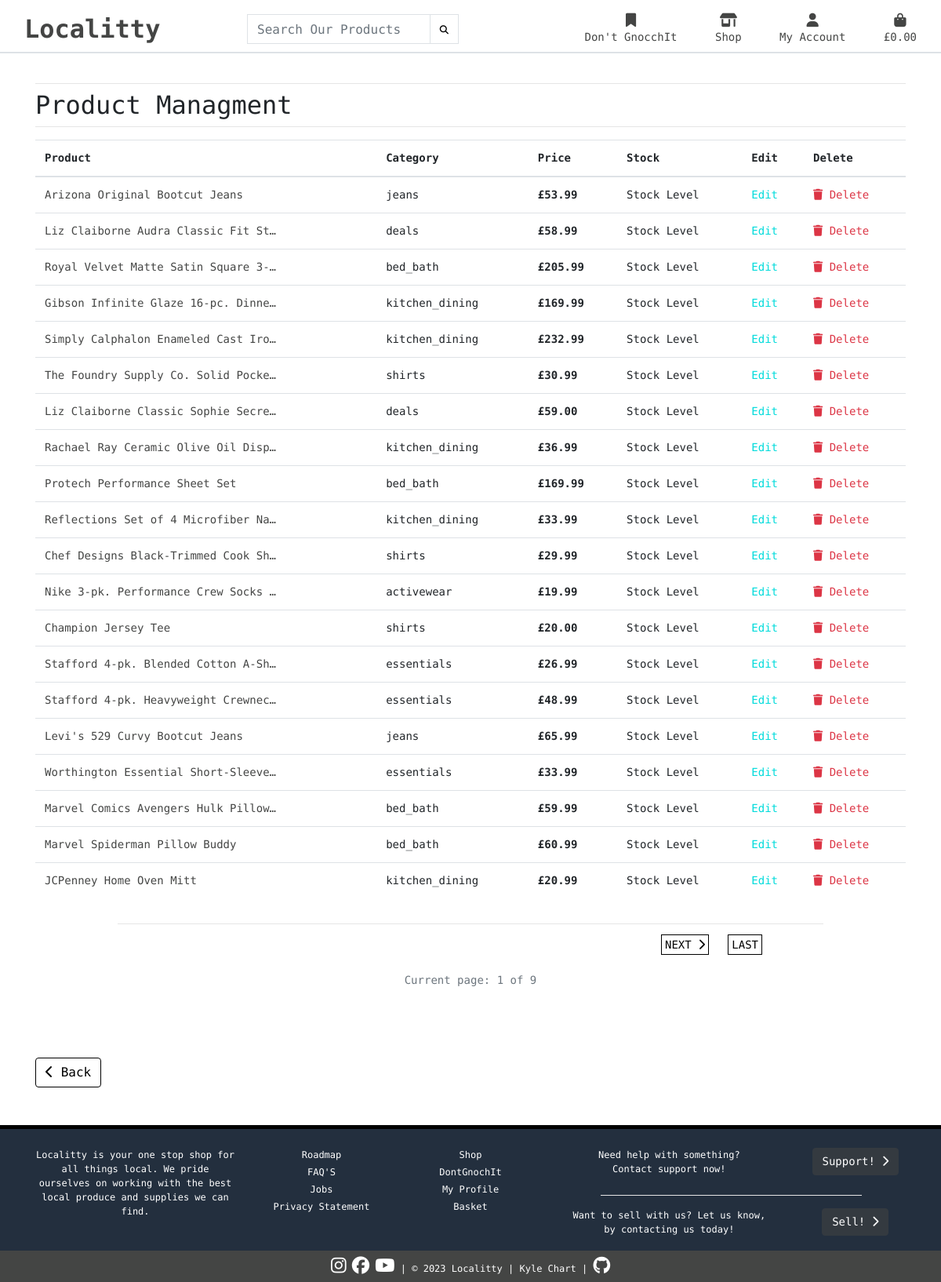
/profile/product-managment/ (signed in), run on the app's committed database.
### products/models.py (models this page shows, shortened)
class Product(models.Model):
    category = models.ForeignKey(
        'Category', null=True, blank=True, on_delete=models.SET_NULL)
    sku = models.CharField(max_length=254, blank=True, null=True)
    name = models.CharField(max_length=180, null=True, blank=True)
    description = models.TextField()
    rating = models.DecimalField(max_digits=6, decimal_places=2)
    price = models.DecimalField(max_digits=6, decimal_places=2)
    image_url = models.URLField(max_length=1024, blank=True, null=True)
    image = models.ImageField(blank=True, null=True)
    class Meta:
        verbose_name_plural = 'Products'

class Category(models.Model):
    name = models.CharField(max_length=180)
    friendly_name = models.CharField(max_length=180, blank=True, null=True)
    image_url = models.URLField(max_length=1024, blank=True, null=True)
    image = models.ImageField(blank=True, null=True)
    def __str__(self):
        return self.name
    class Meta:
        verbose_name_plural = 'Category'

### profiles/views.py (the view)
# urls.py: path('product-managment/', views.renderproductmanagment,
@login_required
def renderproductmanagment(request):
    product = Product.objects.all()
    p = Paginator(product, 20)
    page = request.GET.get('page')
    paginate = p.get_page(page)
    template = 'product_managment.html'
    context = {
        'products': product,
        'paginate': paginate,
    }
    return render(request, template, context)

### profiles/templates/product_managment.html (shortened to what this page needs)
{% extends "base.html" %}
{% load static %}
{% block pageheader %}
    <div class="container header-container">
    </div>
{% endblock %}
{% block content %}
<div class="container">
    <div class="row">
        <div class="col">
            <hr class="mb-2">
                <h2 class="page-title">Product Managment</h2>
            <hr class="mt-2">
        </div>
    </div>
</div>
<div class="container">
    <div class="row">
        <div class="col-12">
            <div class="table-responsive">
                <table class="table table-lg order-history">
                    <thead>
                        <tr>
                            <th>Product</th>
                            <th>Category</th>
                            <th>Price</th>
                            <th>Stock</th>
                            <th>Edit</th>
                            <th>Delete</th>
                        </tr>
                    </thead>
                    <tbody>
                        {% for product in paginate %}
                            <tr>
                                <td><a class="product-hover" href="{% url 'product_detail' product.id %}" aria-label="Opens the product detail view for the selected product">{{ product.name|truncatechars:35 }}</a></td>
                                <td>{{ product.category }}</td>
                                <td><strong>£{{ product.price }}</strong></td>
                                <td>Stock Level</td>
                                <td><a href="" class="product-edit" aria-label="Allows the admin to edit the selected product">Edit</a></td>
                                <td><a href="" class="text-danger" aria-label="Allows the admin to delete the selected product"><i class="fas fa-trash"></i> Delete</a></td>
                            </tr>
                        {% endfor %}
                    </tbody>
                </table>
            </div>
        </div>
    </div>
</div>
<hr class="w-75">
<div class="row text-center">
    <div class="col-6">
    </div>
    <div class="col-6 align-self-end">
        {% if paginate.has_next %}
        <div class="col-12 mr-5">
            <a href="?page={{paginate.next_page_number}}" class="btn-paginate p-1 mr-3">NEXT <i class="fas fa-chevron-right"></i></a>
            <a href="?page={{paginate.paginator.num_pages}}" class="btn-paginate p-1">LAST</a>
        </div>
        {% endif %}
    </div>
</div>
<div class="row">
    <div class="col-12 text-center mt-4">
        <p class="text-muted">Current page: {{ paginate.number }} of {{ paginate.paginator.num_pages }}</p>
    </div>
</div>
<div class="row mt-4 mb-5">
    <div class="container mt-5">
        <a href="{% url 'admin' %}" aria-label="Send the user back to the admin page" class="btn btn-outline-black"><i class="fas fa-chevron-left"></i> Back</a>
    </div>
</div>
{% endblock %}

### static/css/base.css (style rules this page uses)
html { height: 100%; }
body { font-family: 'Roboto Mono', monospace, sans-serif, 'Times New Roman', Times, serif; min-height: 100vh; padding: 0; height: calc(100vh - 90px); font-size: 14px; }
a { color: #444544; text-decoration: none; }
.order-history { max-height: 450px; overflow-y: auto; }
.product-edit { color: rgb(0, 219, 219); }
.btn-paginate { background: white; color: black !important; border: 1px solid black; padding: 3px 2px 3px 2px; }
.btn-outline-black { background: white; color: black !important; border: 1.5px solid black; }
@media (min-width: 992px) { .header-container { padding-top: 90px; } }

### data on the page
Product: name "Arizona Original Bootcut Jeans", category "jeans", price "53.99"
Product: name "Liz Claiborne Audra Classic Fit St…", category "deals", price "58.99"
Product: name "Royal Velvet Matte Satin Square 3-…", category "bed_bath", price "205.99"
Product: name "Gibson Infinite Glaze 16-pc. Dinne…", category "kitchen_dining", price "169.99"
Product: name "Simply Calphalon Enameled Cast Iro…", category "kitchen_dining", price "232.99"
Product: name "The Foundry Supply Co. Solid Pocke…", category "shirts", price "30.99"
Product: name "Liz Claiborne Classic Sophie Secre…", category "deals", price "59.00"
Product: name "Rachael Ray Ceramic Olive Oil Disp…", category "kitchen_dining", price "36.99"
Product: name "Protech Performance Sheet Set", category "bed_bath", price "169.99"
Product: name "Reflections Set of 4 Microfiber Na…", category "kitchen_dining", price "33.99"
Product: name "Chef Designs Black-Trimmed Cook Sh…", category "shirts", price "29.99"
Product: name "Nike 3-pk. Performance Crew Socks …", category "activewear", price "19.99"
Product: name "Champion Jersey Tee", category "shirts", price "20.00"
Product: name "Stafford 4-pk. Blended Cotton A-Sh…", category "essentials", price "26.99"
Product: name "Stafford 4-pk. Heavyweight Crewnec…", category "essentials", price "48.99"
Product: name "Levi's 529 Curvy Bootcut Jeans", category "jeans", price "65.99"
Product: name "Worthington Essential Short-Sleeve…", category "essentials", price "33.99"
Product: name "Marvel Comics Avengers Hulk Pillow…", category "bed_bath", price "59.99"
Product: name "Marvel Spiderman Pillow Buddy", category "bed_bath", price "60.99"
Product: name "JCPenney Home Oven Mitt", category "kitchen_dining", price "20.99"

### other printed values
{{ paginate.number }} "1"
{{ paginate.paginator.num_pages }} "9"
